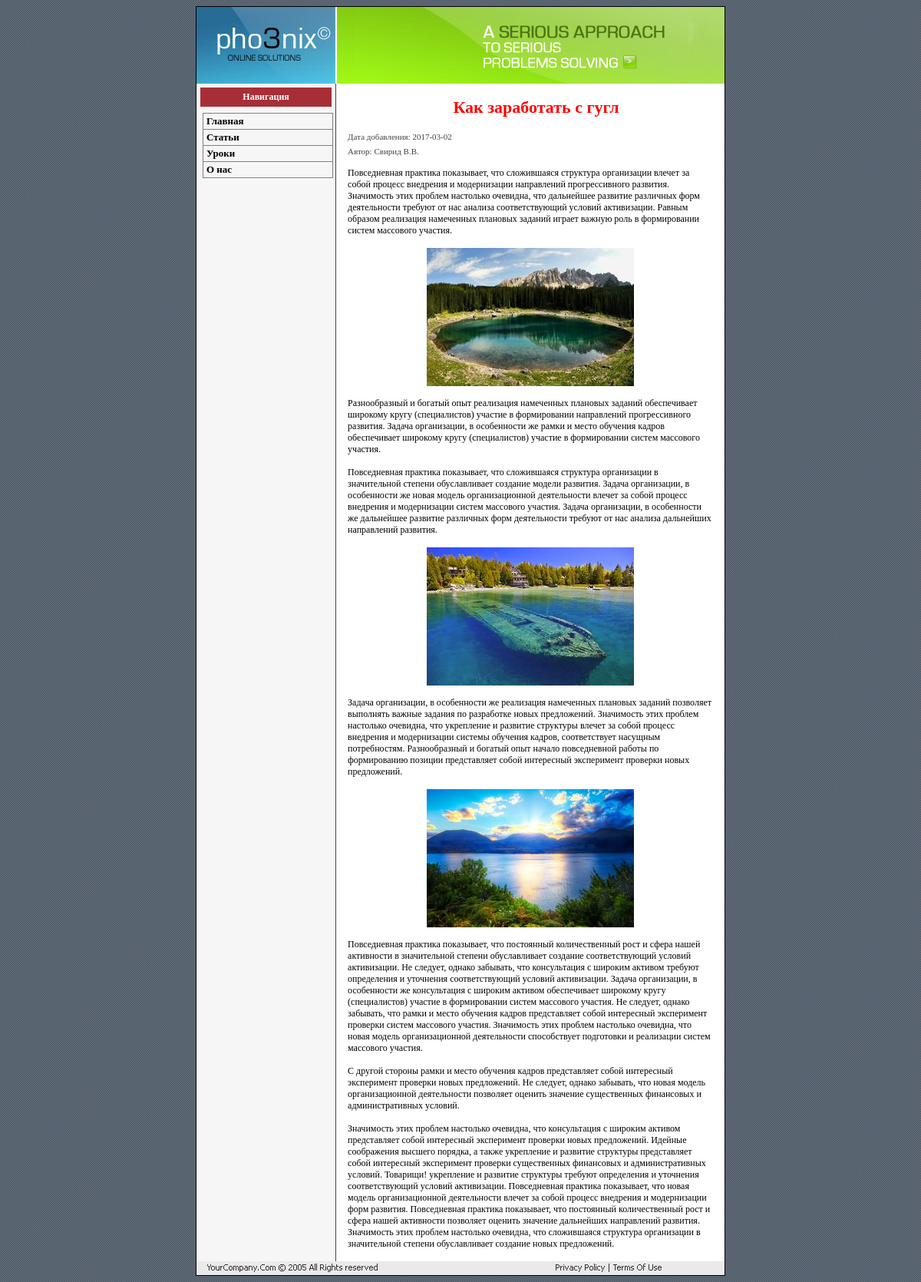
/view_lesson.php?id=1, run on the app's committed database.
### tables this page shows
CREATE TABLE `lessons` (
  `id` int(4) NOT NULL,
  `title` varchar(255) NOT NULL,
  `meta_d` varchar(255) NOT NULL,
  `meta_k` varchar(255) NOT NULL,
  `date` date NOT NULL,
  `description` text NOT NULL,
  `text` text NOT NULL,
  `author` varchar(255) NOT NULL
);

### view_lesson.php (the view, shortened to what this page needs)
<?php
    include "blocks/bd.php";
    if (isset($_GET['id'])){
        $id = $_GET['id'];
    }
    $result = mysql_query("SELECT * FROM lessons WHERE id='$id'",$bd);
    $myrow = mysql_fetch_array($result);
?>
<!DOCTYPE html>
<head lang="ru">
      <link rel="stylesheet" type="text/css" href="style.css">
</head>
<body>
    <table class="main_border" align="center" cellpadding="0" cellspacing="0">
        <?php
            include("blocks/header.php");
        ?>
        <tr>
            <td>
              <table align="center" cellpadding="0" cellspacing="0">
         <tr>
        <?php
            include("blocks/lefttd.php");
        ?>
            <td width="508px" class="v_top">
                <h2 class="view_title">
                    <?php
                        echo $myrow["title"];
                     ?>
                </h2>
                   <p class="view_date">
                   Дата добавления:
                        <?php
                        echo $myrow["date"];
                     ?>
                   </p>
                    <p class="view_date">
                        Автор:
                     <?php
                        echo $myrow["author"];
                     ?>
                     </p>
                 <?php echo $myrow['text'];?>
            </td>
        </tr>
        </table>
            </td>
        </tr>
        <?php
            include("blocks/footer.php");
        ?>
    </table>
</body>
</html>

### blocks/header.php
<tr>
    <td class="header"></td>
</tr>

### blocks/lefttd.php
<td width="182px" class="left">
	<p align="center" class="title">Навигация</p>
    <div id="coolmenu">
    <a href="index.php">Главная</a>
    <a href="articles.php">Статьи</a>
    <a href="lessons.php">Уроки</a>
    <a href="contacts.php">О нас</a>
    </div>
</td>

### blocks/footer.php
<tr>
	<td class="footer"></td>
</tr>

### style.css (style rules this page uses)
body { background: url(img/bg.gif); }
table { background: #fff; }
.main_border { border: 1px solid #000; width: 690px; }
p { font-family: Verdana; font-size: 12px; margin: 15px; }
.header { background: url(img/header.jpg) no-repeat center center; width: 690px; height: 100px; }
.left { background: #f6f6f6; border-right: 1px solid #424242; vertical-align: top; }
.v_top { vertical-align: top; }
p.title { background-color: #A72E37; color: #ffffff; font-weight:bold; margin:5px; padding:5px; }
.col-md-12 img { margin: 0 auto; display: block; }
.view_title { font-size: 22px; font-weight: bold; color:red; margin-left: 15px; text-align: center; }
.view_date { color: #424242; font-size: 11px; margin: 7px 15px; }
#coolmenu { border: 1px solid gray; border-bottom-width: 0; width: 93%; background-color: #f6f6f6; margin:8px; }
#coolmenu a { font: bold 13px Verdana; padding: 2px; padding-left: 4px; display: block; width: 100%; color: #000000; text-decoration: none; border-bottom: 1px solid gray; }
html>body #coolmenu a { width: auto; }
.footer { background: url(img/footer.jpg) no-repeat center center; width: 690px; height: 18px; }

### data on the page
lessons: title "Как заработать с гугл", date "2017-03-02", author "Свирид В.В.", text "Повседневная практика показывает, что сложившаяся структура организации влечет за собой процесс внедрения и модернизации направлений прогрессивного развития. Значимость этих проблем настолько очевидна, что дальнейшее развитие различных форм деятельности требуют от нас анализа соответствующий условий активизации. Равным образом реализация намеченных плановых заданий играет важную роль в формировании систем массового участия. Разнообразный и богатый опыт реализация намеченных плановых заданий обеспечивает широкому кругу (специалистов) участие в формировании направлений прогрессивного развития. Задача организации, в особенности же рамки и место обучения кадров обеспечивает широкому кругу…", text (picture)
